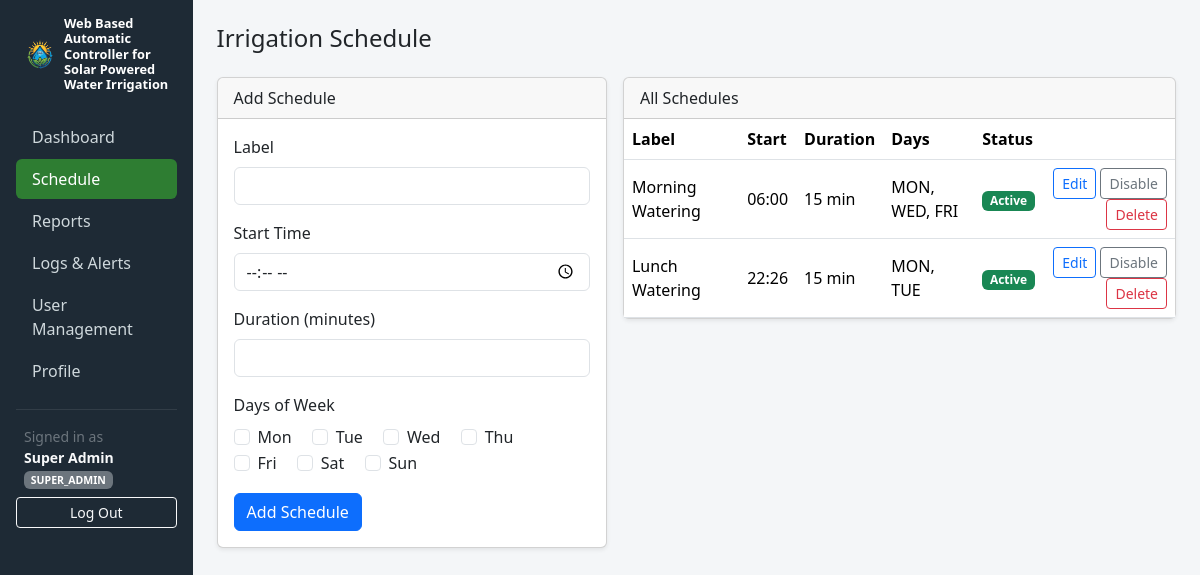
The page /admin/schedule.php (signed in) on the database its author committed.
### tables this page shows
CREATE TABLE IF NOT EXISTS schedules (
    id INT AUTO_INCREMENT PRIMARY KEY,
    label VARCHAR(100) NOT NULL,
    start_time TIME NOT NULL,
    duration_minutes INT NOT NULL,
    days_of_week SET('mon','tue','wed','thu','fri','sat','sun') NOT NULL,
    is_active TINYINT(1) NOT NULL DEFAULT 1,
    created_by INT NULL,
    created_at DATETIME NOT NULL DEFAULT CURRENT_TIMESTAMP,
    updated_at DATETIME NOT NULL DEFAULT CURRENT_TIMESTAMP ON UPDATE CURRENT_TIMESTAMP,
    FOREIGN KEY (created_by) REFERENCES users(id) ON DELETE SET NULL
);

### src/helpers/Auth.php (called while the page is built, shortened)
<?php
class Auth
{
    public static function check(): bool
    {
        return isset($_SESSION['user_id']);
    }
    public static function user(): ?array
    {
        return [
            'id' => $_SESSION['user_id'],
            'name' => $_SESSION['user_name'],
            'email' => $_SESSION['user_email'],
            'role' => $_SESSION['user_role'],
        ];
    }
}

### config/bootstrap.php (called while the page is built, shortened)
<?php
require_once __DIR__ . '/database.php';
require_once __DIR__ . '/../src/helpers/Auth.php';
spl_autoload_register(function (string $class) {
    $dirs = [
        __DIR__ . '/../src/models/',
        __DIR__ . '/../src/services/',
        __DIR__ . '/../src/controllers/',
    ];
    foreach ($dirs as $dir) {
        $path = $dir . $class . '.php';
        if (file_exists($path)) {
            return;
        }
    }
});

### config/database.php (called while the page is built, shortened)
<?php
function getDb(): PDO
{
    static $pdo = null;
    if ($pdo === null) {
        $dsn = 'mysql:host=' . DB_HOST . ';dbname=' . DB_NAME . ';charset=utf8mb4';
        $pdo = new PDO($dsn, DB_USER, DB_PASS, [
            PDO::ATTR_ERRMODE => PDO::ERRMODE_EXCEPTION,
            PDO::ATTR_DEFAULT_FETCH_MODE => PDO::FETCH_ASSOC,
            PDO::ATTR_EMULATE_PREPARES => false,
        ]);
    }
    return $pdo;
}

### src/models/Schedule.php (called while the page is built, shortened)
<?php
class Schedule
{
    public static function all(): array
    {
        $stmt = getDb()->query('SELECT * FROM schedules ORDER BY start_time ASC');
        return $stmt->fetchAll();
    }
}

### public/admin/schedule.php (the view, shortened to what this page needs)
<?php
require_once __DIR__ . '/../../config/bootstrap.php';
$editing = null;
$dayOptions = ['mon' => 'Mon', 'tue' => 'Tue', 'wed' => 'Wed', 'thu' => 'Thu', 'fri' => 'Fri', 'sat' => 'Sat', 'sun' => 'Sun'];
$schedules = Schedule::all();
$activePage = 'schedule';
include __DIR__ . '/partials/head.php';
include __DIR__ . '/partials/sidebar.php';
?>
<h4 class="mb-4">Irrigation Schedule</h4>
<div class="row g-3">
    <div class="col-md-5">
        <div class="card shadow-sm">
            <div class="card-header"><?= $editing ? 'Edit Schedule' : 'Add Schedule' ?></div>
            <div class="card-body">
                <form method="post" action="<?= BASE_URL ?>/admin/schedule.php">
                    <div class="mb-3">
                        <label class="form-label">Label</label>
                        <input type="text" name="label" class="form-control" required
                               value="<?= htmlspecialchars($editing['label'] ?? '') ?>">
                    </div>
                    <div class="mb-3">
                        <label class="form-label">Start Time</label>
                        <input type="time" name="start_time" class="form-control" required
                               value="<?= htmlspecialchars($editing['start_time'] ?? '') ?>">
                    </div>
                    <div class="mb-3">
                        <label class="form-label">Duration (minutes)</label>
                        <input type="number" name="duration_minutes" min="1" class="form-control" required
                               value="<?= htmlspecialchars((string) ($editing['duration_minutes'] ?? '')) ?>">
                    </div>
                    <div class="mb-3">
                        <label class="form-label d-block">Days of Week</label>
                        <?php
                        $selectedDays = $editing ? explode(',', $editing['days_of_week']) : [];
                        foreach ($dayOptions as $key => $label):
                        ?>
                            <div class="form-check form-check-inline">
                                <input class="form-check-input" type="checkbox" name="days[]" value="<?= $key ?>"
                                       id="day_<?= $key ?>" <?= in_array($key, $selectedDays, true) ? 'checked' : '' ?>>
                                <label class="form-check-label" for="day_<?= $key ?>"><?= $label ?></label>
                            </div>
                        <?php endforeach; ?>
                    </div>
                    <button type="submit" class="btn btn-primary"><?= $editing ? 'Update' : 'Add Schedule' ?></button>
                </form>
            </div>
        </div>
    </div>
    <div class="col-md-7">
        <div class="card shadow-sm">
            <div class="card-header">All Schedules</div>
            <div class="table-responsive">
                <table class="table table-hover mb-0 align-middle">
                    <thead>
                        <tr>
                            <th>Label</th>
                            <th>Start</th>
                            <th>Duration</th>
                            <th>Days</th>
                            <th>Status</th>
                            <th></th>
                        </tr>
                    </thead>
                    <tbody>
                        <?php foreach ($schedules as $s): ?>
                            <tr>
                                <td><?= htmlspecialchars($s['label']) ?></td>
                                <td><?= htmlspecialchars(substr($s['start_time'], 0, 5)) ?></td>
                                <td><?= (int) $s['duration_minutes'] ?> min</td>
                                <td><?= htmlspecialchars(strtoupper(str_replace(',', ', ', $s['days_of_week']))) ?></td>
                                <td>
                                    <span class="badge <?= $s['is_active'] ? 'bg-success' : 'bg-secondary' ?>">
                                        <?= $s['is_active'] ? 'Active' : 'Inactive' ?>
                                    </span>
                                </td>
                                <td class="text-end">
                                    <a href="<?= BASE_URL ?>/admin/schedule.php?edit=<?= (int) $s['id'] ?>" class="btn btn-sm btn-outline-primary">Edit</a>
                                    <form method="post" action="<?= BASE_URL ?>/admin/schedule.php" class="d-inline">
                                        <button type="submit" class="btn btn-sm btn-outline-secondary">
                                            <?= $s['is_active'] ? 'Disable' : 'Enable' ?>
                                        </button>
                                    </form>
                                    <form method="post" action="<?= BASE_URL ?>/admin/schedule.php" class="d-inline"
                                          onsubmit="return confirm('Delete this schedule?');">
                                        <button type="submit" class="btn btn-sm btn-outline-danger">Delete</button>
                                    </form>
                                </td>
                            </tr>
                        <?php endforeach; ?>
                    </tbody>
                </table>
            </div>
        </div>
    </div>
</div>
<?php include __DIR__ . '/partials/footer.php'; ?>

### public/admin/partials/head.php (shortened to what this page needs)
<!DOCTYPE html>
<html lang="en">
<head>
    <link href="https://cdn.jsdelivr.net/npm/bootstrap@5.3.3/dist/css/bootstrap.min.css" rel="stylesheet">
    <link rel="stylesheet" href="<?= BASE_URL ?>/assets/css/app.css">
</head>
<body>
<div class="d-flex">

### public/admin/partials/sidebar.php (shortened to what this page needs)
<?php
$activePage = $activePage ?? '';
$user = Auth::user();
$navItems = [
    'dashboard' => ['label' => 'Dashboard', 'href' => '/admin/dashboard.php', 'roles' => ['super_admin', 'admin', 'viewer']],
    'schedule'  => ['label' => 'Schedule', 'href' => '/admin/schedule.php', 'roles' => ['super_admin', 'admin']],
    'reports'   => ['label' => 'Reports', 'href' => '/admin/reports.php', 'roles' => ['super_admin', 'admin', 'viewer']],
    'logs'      => ['label' => 'Logs & Alerts', 'href' => '/admin/logs.php', 'roles' => ['super_admin', 'admin']],
    'users'     => ['label' => 'User Management', 'href' => '/admin/users.php', 'roles' => ['super_admin']],
    'profile'   => ['label' => 'Profile', 'href' => '/admin/profile.php', 'roles' => ['super_admin', 'admin', 'viewer']],
];
?>
<nav class="sidebar p-3" id="sidebar" style="width: 240px;">
    <div class="brand mb-4 px-2 d-flex align-items-center gap-2">
        <img src="<?= BASE_URL ?>/assets/img/logo.png" alt="Logo" class="brand-logo flex-shrink-0">
        <span>Web Based Automatic Controller for Solar Powered Water Irrigation</span>
    </div>
    <ul class="nav nav-pills flex-column mb-auto">
        <?php foreach ($navItems as $key => $item): ?>
            <li class="nav-item">
                <a href="<?= BASE_URL . $item['href'] ?>" class="nav-link <?= $activePage === $key ? 'active' : '' ?>">
                    <?= htmlspecialchars($item['label']) ?>
                </a>
            </li>
        <?php endforeach; ?>
    </ul>
    <hr class="text-secondary">
    <div class="px-2 small text-secondary mb-2">
        Signed in as<br>
        <strong class="text-light"><?= htmlspecialchars($user['name']) ?></strong>
        <span class="badge bg-secondary text-uppercase"><?= htmlspecialchars($user['role']) ?></span>
    </div>
    <a href="<?= BASE_URL ?>/logout.php" class="btn btn-sm btn-outline-light w-100">Log Out</a>
</nav>
<main class="flex-grow-1 p-4">

### public/admin/partials/footer.php (shortened to what this page needs)
</main>
</div>
</body>
</html>

### public/assets/css/app.css (style rules this page uses)
body { background-color: #f4f6f8; }
.sidebar { min-height: 100vh; background-color: #1e2a35; color: #cfd8dc; }
.sidebar .nav-link { color: #cfd8dc; border-radius: 6px; margin-bottom: 2px; }
.sidebar .nav-link.active { background-color: #2e7d32; color: #fff; }
.sidebar .brand { color: #fff; font-weight: 600; font-size: 0.8rem; line-height: 1.2; }
.brand-logo { height: 32px; width: 32px; object-fit: contain; }

### rows shown on the page
schedules: label "Morning Watering", start_time "06:00", duration_minutes "15", days_of_week "MON, WED, FRI", is_active "Active"
schedules: label "Lunch Watering", start_time "22:26", duration_minutes "15", days_of_week "MON, TUE", is_active "Active"

### other values the page prints
$item['label'] "Dashboard"
$item['label'] "Schedule"
$item['label'] "Reports"
$item['label'] "Logs & Alerts"
$item['label'] "User Management"
$item['label'] "Profile"
$user['name'] "Super Admin"
$user['role'] "SUPER_ADMIN"
$label "Mon"
$label "Tue"
$label "Wed"
$label "Thu"
$label "Fri"
$label "Sat"
$label "Sun"
